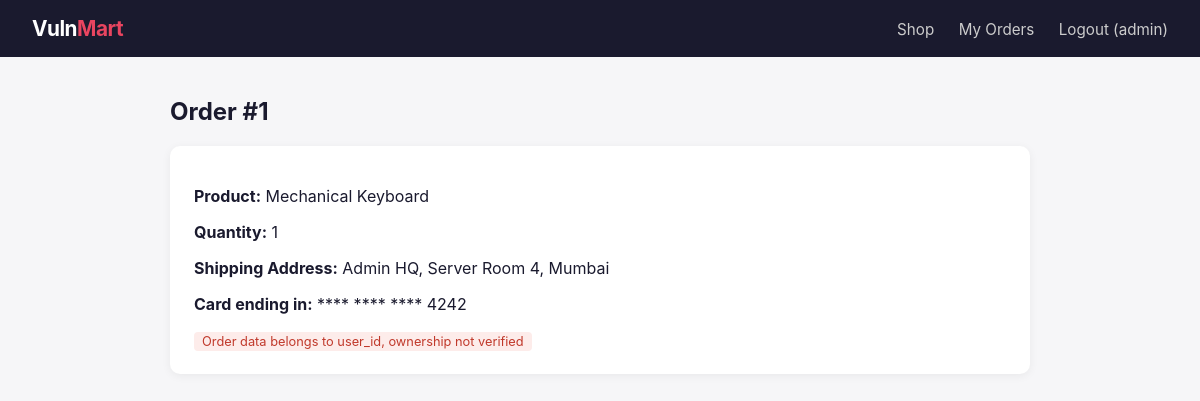
The page /order/1 (signed in) on the database its author committed.
### tables this page shows
CREATE TABLE orders (
            id INTEGER PRIMARY KEY AUTOINCREMENT,
            user_id INTEGER NOT NULL,
            product_name TEXT NOT NULL,
            quantity INTEGER NOT NULL,
            shipping_address TEXT NOT NULL,
            card_last4 TEXT NOT NULL
        );

### vulnmart/app.py (the view)
@app.route("/order/<int:order_id>")
def order_detail(order_id):
    if "user_id" not in session:
        return redirect(url_for("login"))
    db = get_db()
    order = db.execute("SELECT * FROM orders WHERE id = ?", (order_id,)).fetchone()
    status = 200 if order is not None else 404
    return render_template("order_detail.html", order=order, user=session.get("username")), status

### vulnmart/app.py (called while the page is built)
def get_db():
    if "db" not in g:
        g.db = sqlite3.connect(DB)
        g.db.row_factory = sqlite3.Row
    return g.db

### vulnmart/templates/order_detail.html (shortened to what this page needs)
{% extends "base.html" %}
{% block content %}
  <h2>Order #{{ order['id'] }}</h2>
  {% if order %}
    <div class="card">
      <p><b>Product:</b> {{ order['product_name'] }}</p>
      <p><b>Quantity:</b> {{ order['quantity'] }}</p>
      <p><b>Shipping Address:</b> {{ order['shipping_address'] }}</p>
      <p><b>Card ending in:</b> **** **** **** {{ order['card_last4'] }}</p>
      <span class="badge">Order data belongs to user_id, ownership not verified</span>
    </div>
  {% else %}
    <p>Order not found.</p>
  {% endif %}
{% endblock %}

### vulnmart/templates/base.html (style rules this page uses)
* { box-sizing: border-box; }
body { margin: 0; font-family: -apple-system, "Segoe UI", Roboto, Arial, sans-serif; background: #f6f6f8; color: #1a1a2e; }
.card { background: #fff; border-radius: 10px; padding: 24px; margin-bottom: 20px; box-shadow: 0 2px 10px rgba(0,0,0,0.06); }
.badge { background: #fdecea; color: #c0392b; padding: 2px 8px; border-radius: 4px; font-size: 0.8rem; }

### rows shown on the page
orders: id "1", product_name "Mechanical Keyboard", quantity "1", shipping_address "Admin HQ, Server Room 4, Mumbai", card_last4 "4242"

### other values the page prints
{{ user }} "admin"
